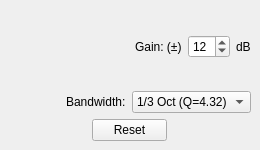
  <widget class="QDockWidget" name="Eq_Settings">
   <property name="minimumSize">
    <size>
     <width>260</width>
     <height>150</height>
    </size>
   </property>
   <property name="maximumSize">
    <size>
     <width>260</width>
     <height>150</height>
    </size>
   </property>
   <property name="contextMenuPolicy">
    <enum>Qt::NoContextMenu</enum>
   </property>
   <property name="acceptDrops">
    <bool>false</bool>
   </property>
   <property name="floating">
    <bool>false</bool>
   </property>
   <property name="allowedAreas">
    <set>Qt::BottomDockWidgetArea|Qt::RightDockWidgetArea</set>
   </property>
   <property name="windowTitle">
    <string>EQ Settings</string>
   </property>
   <attribute name="dockWidgetArea">
    <number>2</number>
   </attribute>
   <widget class="QWidget" name="dockWidgetContents_2">
    <layout class="QGridLayout" name="gridLayout">
     <item row="0" column="0">
      <layout class="QHBoxLayout" name="GainDepthLayout">
       <item>
        <spacer name="horizontalSpacer_11">
         <property name="orientation">
          <enum>Qt::Horizontal</enum>
         </property>
         <property name="sizeHint" stdset="0">
          <size>
           <width>40</width>
           <height>20</height>
          </size>
         </property>
        </spacer>
       </item>
       <item alignment="Qt::AlignRight">
        <widget class="QLabel" name="GainLab">
         <property name="text">
          <string>Gain: (±)</string>
         </property>
        </widget>
       </item>
       <item>
        <widget class="QSpinBox" name="GainRangeSpin">
         <property name="minimumSize">
          <size>
           <width>42</width>
           <height>0</height>
          </size>
         </property>
         <property name="maximumSize">
          <size>
           <width>42</width>
           <height>16777215</height>
          </size>
         </property>
         <property name="suffix">
          <string/>
         </property>
         <property name="prefix">
          <string/>
         </property>
         <property name="minimum">
          <number>1</number>
         </property>
         <property name="maximum">
          <number>16</number>
         </property>
         <property name="value">
          <number>12</number>
         </property>
         <property name="displayIntegerBase">
          <number>10</number>
         </property>
        </widget>
       </item>
       <item alignment="Qt::AlignLeft">
        <widget class="QLabel" name="dBLab">
         <property name="maximumSize">
          <size>
           <width>20</width>
           <height>16777215</height>
          </size>
         </property>
         <property name="text">
          <string>dB</string>
         </property>
        </widget>
       </item>
      </layout>
     </item>
     <item row="1" column="0">
      <layout class="QHBoxLayout" name="BWLayout">
       <item alignment="Qt::AlignRight">
        <widget class="QLabel" name="BWLab">
         <property name="text">
          <string>Bandwidth:</string>
         </property>
        </widget>
       </item>
       <item>
        <widget class="QComboBox" name="BWBox">
         <property name="currentIndex">
          <number>3</number>
         </property>
         <item>
          <property name="text">
           <string>1 Oct (Q=1.41)</string>
          </property>
         </item>
         <item>
          <property name="text">
           <string>2/3 Oct (Q=2.14)</string>
          </property>
         </item>
         <item>
          <property name="text">
           <string>1/2 Oct (Q=2.87)</string>
          </property>
         </item>
         <item>
          <property name="text">
           <string>1/3 Oct (Q=4.32)</string>
          </property>
         </item>
         <item>
          <property name="text">
           <string>1/4 Oct (Q=5.76)</string>
          </property>
         </item>
         <item>
          <property name="text">
           <string>1/6 Oct (Q=8.65)</string>
          </property>
         </item>
        </widget>
       </item>
      </layout>
     </item>
     <item row="2" column="0" alignment="Qt::AlignHCenter">
      <widget class="QPushButton" name="ResetEQBut">
       <property name="maximumSize">
        <size>
         <width>75</width>
         <height>16777215</height>
        </size>
       </property>
       <property name="text">
        <string>Reset</string>
       </property>
      </widget>
     </item>
    </layout>
   </widget>
  </widget>
